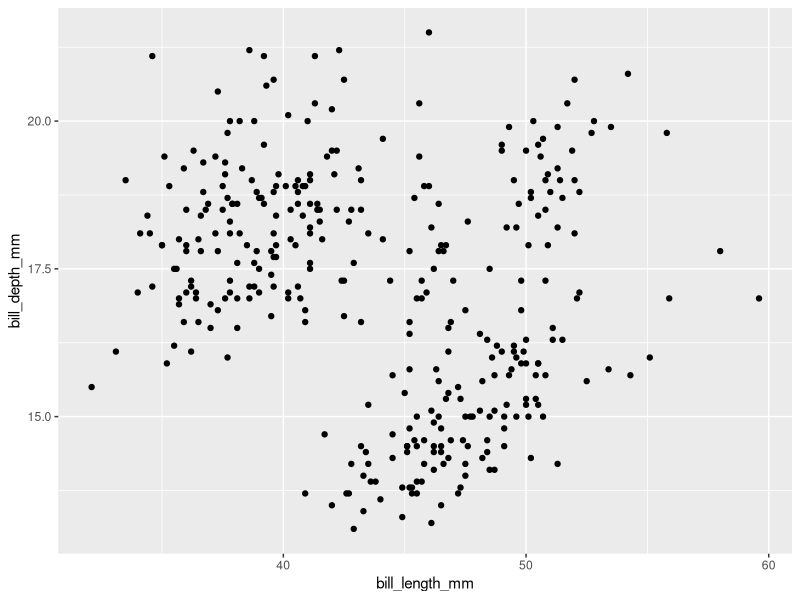
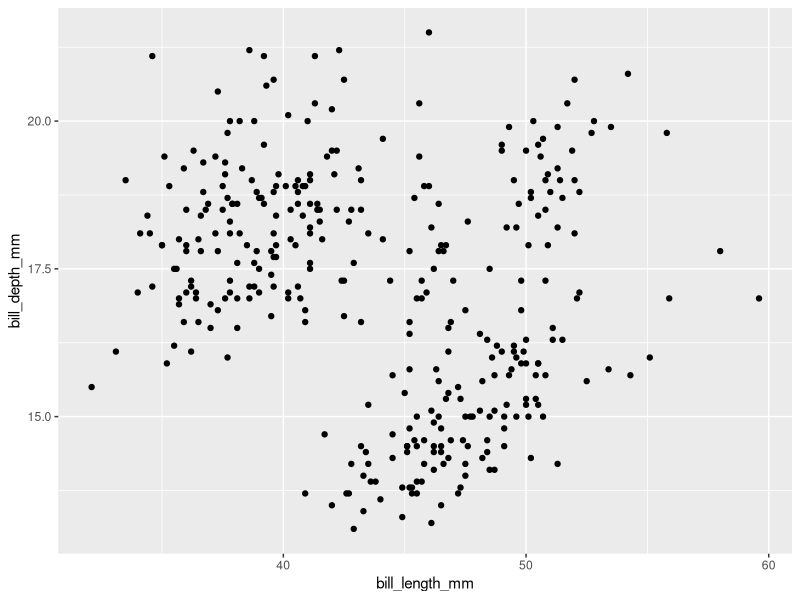
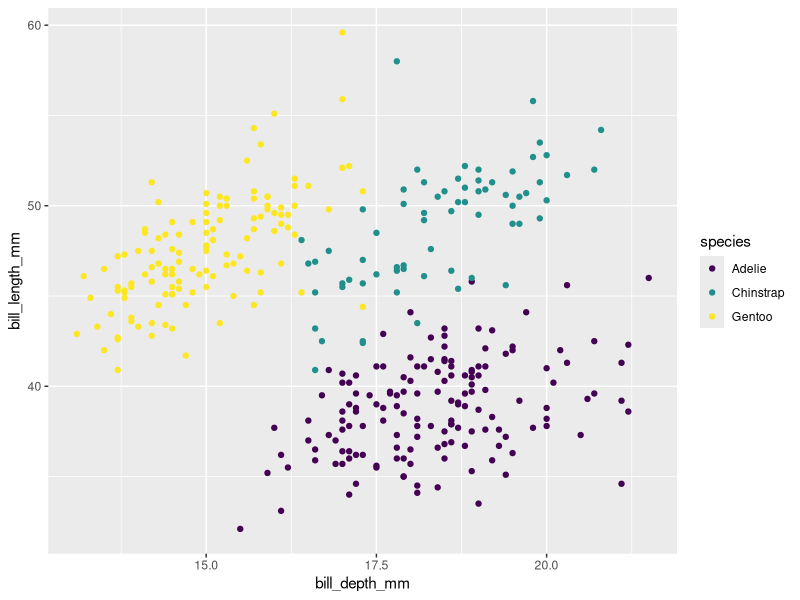

Recreate these plots in R, in order.
## ---- chunk 1
# load libraries
library(palmerpenguins)
library(tidyverse)
library(kableExtra)


# assign dataset
pengdata <- penguins

# make simple plot
pengdata |> 
  ggplot(aes(x=bill_length_mm, y=bill_depth_mm))+
  geom_point()

# change figure
#|fig-align: "center"
#|label: penguin # labels plot as penguin if want to reference it in the text elsewhere
#|fig-cap: "This is my figure" # adds fig caption
pengdata |> 
  ggplot(aes(x=bill_length_mm, y=bill_depth_mm))+
  geom_point()


## ---- chunk 2
#| label: tbl-penguin-means
#| tbl-cap: "Mean bill length by species"
pengdata |>
  group_by(species) |>
  summarise(billmean = mean(bill_length_mm, na.rm = TRUE)) |>
  kbl()  |> # make it a kable table
  kable_classic() |> # add a theme
  row_spec(2, bold = TRUE, color = "white", background = "red") |> # highlight row 2
  kable_styling(full_width = FALSE) # don't make it so wide
## ---- chunk 3
#| label: fig-penguin-bill # this has to be first if want to cross-reference in prose
#| fig-cap: "Bill length vs. bill depth for three penguin species."
#| echo: false

ggplot(pengdata, aes(x = bill_depth_mm, y = bill_length_mm, color = species)) +
  geom_point() +
  scale_color_viridis_d()
